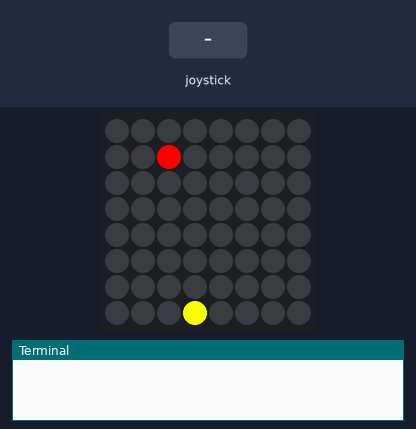
Bench run of a program on a simulated Raspberry Pi (BCM pin numbers) with a Sense HAT. Shown: the Sense HAT's 8×8 RGB LED matrix, the last lines printed to the terminal. The inputs (shaded band) are chosen by the test bench. Random numbers come from a fixed seed; the 64×8 strip is a reading aid, not a part: it shows the text the matrix is scrolling, unrolled, one strip-width of it at a time.

Above: at 6.4 s.
6.5 s: joystick pushed left
At 7.9 s:
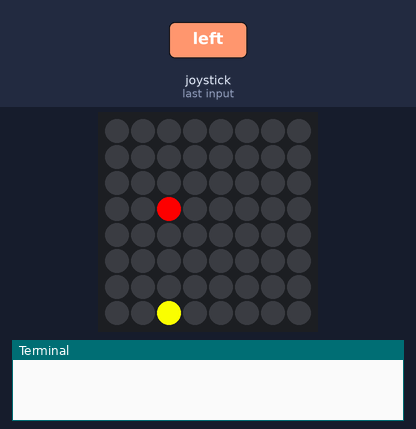
9.5 s: joystick pushed right
At 10.7 s:
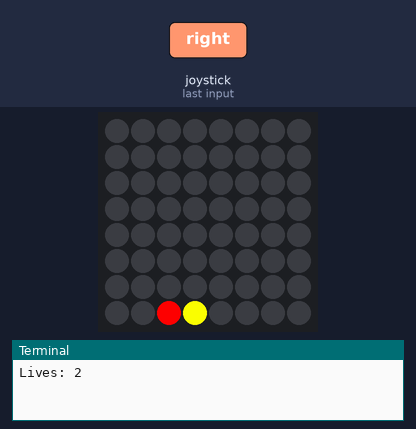
12.5 s: joystick pushed left
At 14.2 s:
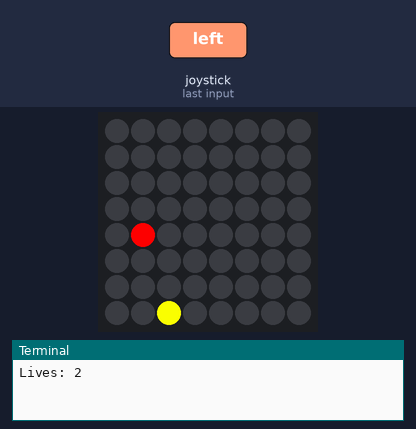
15.5 s: joystick pushed right
At 17.0 s:
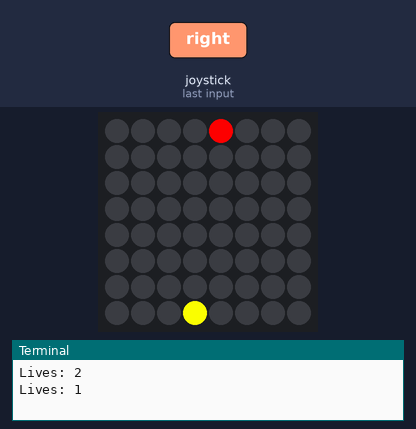
18.5 s: joystick pushed right
At 19.8 s:
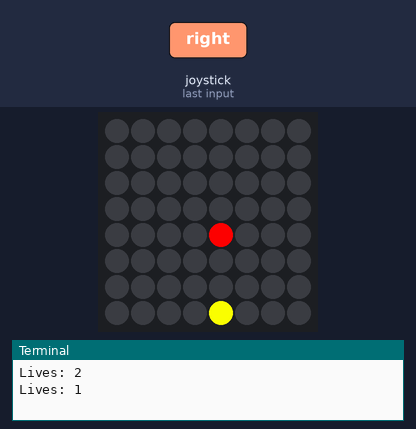
21.5 s: joystick pushed right
At 23.3 s:
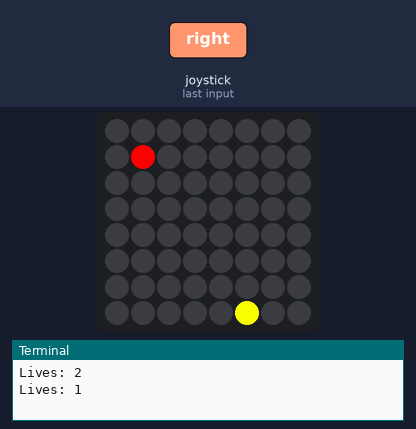

Measured:
- what the display in image 1 shows lasts 0.7 s, from 7.4 s to 8.1 s

The program:

EggDropGame.py
```python
from sense_hat import SenseHat
import random
import time

sense = SenseHat()
x = 3
y = 7
score = 0
egg_speed = 0.7
egg_x = random.randint(0, 7)
egg_y = 0
lives = 3
red= [255,0,0]
sense.show_message("You Have 3 Lives!", text_colour=[255,0,0], scroll_speed = 0.05)
while True:
    # Clear the LED matrix
    #egg_speed+=0.1
    sense.clear()

    # Draw the basket
    sense.set_pixel(x, y, 255, 255, 0)

    # Draw the egg
    if egg_y >7:
        egg_y=0
        egg_x = random.randint(0, 7)

    sense.set_pixel(egg_x, egg_y, 255, 0, 0)

    events = sense.stick.get_events()
    for event in events:
            # Update the basket's position based on the joystick direction
        if event.direction == "left" and event.action == "pressed":
            x = max(x - 1, 0)
            #print(x)
        elif event.direction == "right" and event.action == "pressed":
            x = min(x + 1, 7)
            #print(x)

    if x == egg_x and y == egg_y:
        score += 1
    elif egg_y == 7:
        lives -=1
        print("Lives:",lives)

    if lives == 0:
        sense.show_message("GAME OVER", scroll_speed = 0.05)
        s = (f"Your Score is :-{score}")
        sense.show_message(s,scroll_speed = 0.1)
        print("Score:",score)
        time.sleep(4)
        sense.clear()
        score = 0
        lives = 3

    # print(score)
    egg_y += 1
    time.sleep(egg_speed)
```
